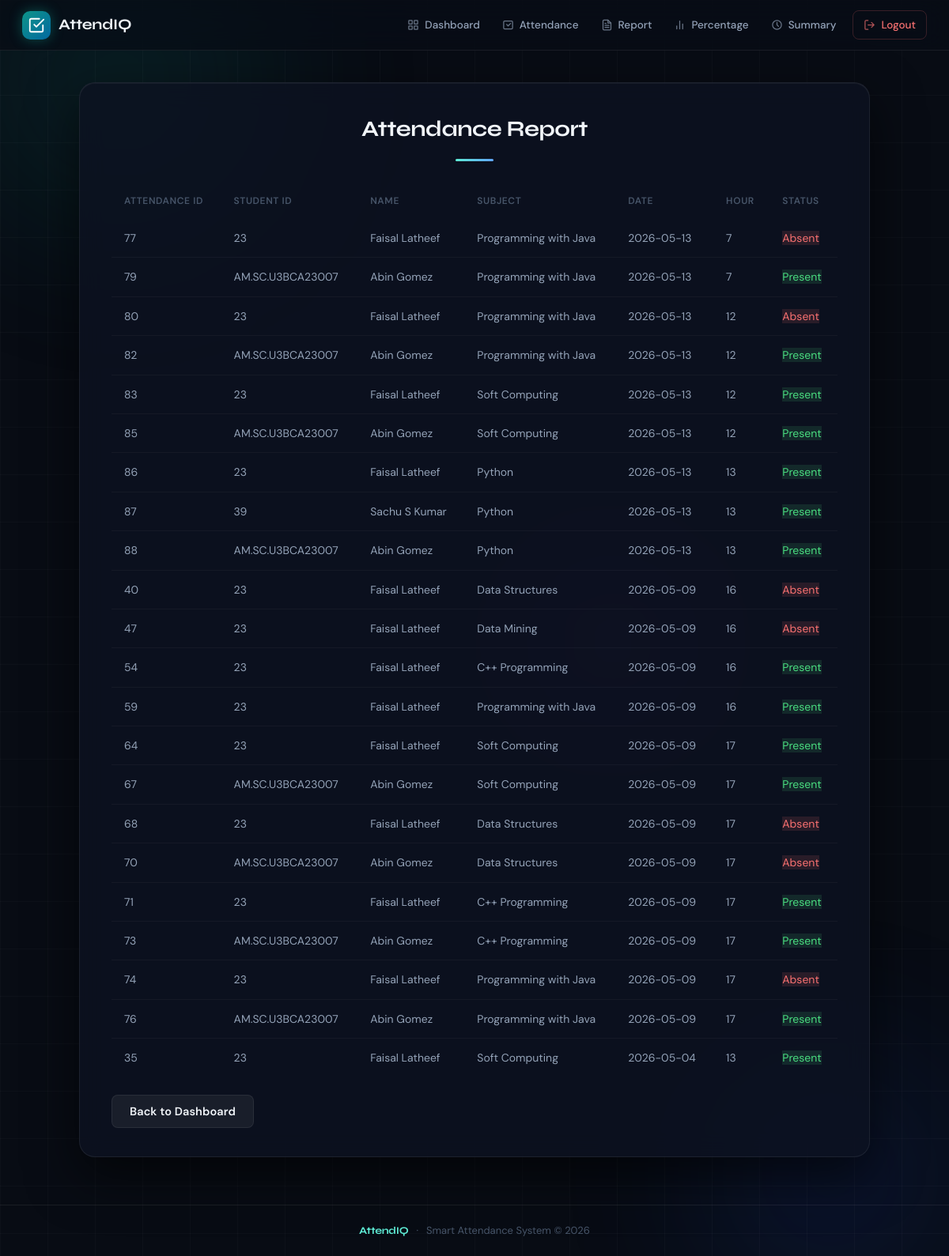
/view_attendance (signed in), run on the app's committed database.
### tables this page shows
CREATE TABLE attendance (
        attendance_id INTEGER PRIMARY KEY AUTOINCREMENT,
        student_id TEXT NOT NULL,
        subject_id TEXT NOT NULL,
        date TEXT NOT NULL,
        hour INTEGER NOT NULL,
        status TEXT NOT NULL
    );

CREATE TABLE students (
        student_id TEXT PRIMARY KEY,
        full_name TEXT NOT NULL,
        department TEXT NOT NULL,
        semester INTEGER NOT NULL,
        email TEXT NOT NULL,
        password_hash TEXT NOT NULL
    );

CREATE TABLE subjects (
        subject_id TEXT PRIMARY KEY,
        subject_name TEXT NOT NULL,
        department TEXT NOT NULL,
        semester INTEGER NOT NULL
    );

### routes/attendance_routes.py (the view)
@attendance.route("/view_attendance")
def view_attendance():
    if "admin" not in session:
        return redirect("/login")
    conn = get_connection()
    cursor = conn.cursor()
    cursor.execute("""
        SELECT
            a.attendance_id,
            s.student_id,
            s.full_name,
            sub.subject_name,
            a.date,
            a.hour,
            a.status
        FROM attendance a
        JOIN students s
            ON a.student_id = s.student_id
        JOIN subjects sub
            ON a.subject_id = sub.subject_id
        ORDER BY a.date DESC
        """)
    records = cursor.fetchall()
    conn.close()
    return render_template(
        "view_attendance.html",
        records=records
    )

### app.py (called while the page is built)
@app.after_request
def add_no_cache_headers(response):
    response.headers["Cache-Control"] = (
        "no-store, no-cache, must-revalidate, max-age=0"
    )
    response.headers["Pragma"] = "no-cache"
    response.headers["Expires"] = "0"
    return response

### database/db.py (called while the page is built)
def get_connection():
    base_dir = os.path.dirname(os.path.abspath(__file__))
    db_path = os.path.join(base_dir, DB_NAME)
    return sqlite3.connect(db_path)

### templates/view_attendance.html
{% extends "base.html" %}
{% block content %}
<h2>Attendance Report</h2>
<table>
<tr>
<th>Attendance ID</th>
<th>Student ID</th>
<th>Name</th>
<th>Subject</th>
<th>Date</th>
<th>Hour</th>
<th>Status</th>
</tr>
{% for row in records %}
<tr>
<td>{{ row[0] }}</td>
<td>{{ row[1] }}</td>
<td>{{ row[2] }}</td>
<td>{{ row[3] }}</td>
<td>{{ row[4] }}</td>
<td>{{ row[5] }}</td>
<td>
{% if row[6] == "Present" %}
<span class="status-present">
Present
</span>
{% else %}
<span class="status-absent">
Absent
</span>
{% endif %}
</td>
</tr>
{% endfor %}
</table>
<a href="/dashboard">
<button class="secondary">
Back to Dashboard
</button>
</a>
{% endblock %}

### static/styles.css (style rules this page uses)
:root { --bg: #080c14; --surface: #0d1221; --surface-2: #111827; --border: rgba(255,255,255,0.07); --border-hover:rgba(255,255,255,0.14); --accent: #5eead4; --accent-dim: rgba(94,234,212,0.12); --accent-glow: rgba(94,234,212,0.35); --blue: #60a5fa; --blue-dim: rgba(96,165,250,0.12); --green: #4ade80; --green-dim: rgba(74,222,128,0.12); --red: #f87171; --red-dim: rgba(248,113,113,0.12); --yellow: #fbbf24; --text-primary: #f1f5f9; --text-secondary: #94a3b8; --text-muted: #475569; --font-display: 'Syne', sans-serif; --font-body: 'DM Sans', sans-serif; --radius-sm: 8px; --radius-md: 14px; --radius-lg: 20px; --nav-h: 64px; }
*, *::before, *::after { box-sizing: border-box; margin: 0; padding: 0; }
html { scroll-behavior: smooth; }
body { font-family: var(--font-body); font-size: 15px; line-height: 1.6; background: var(--bg); color: var(--text-primary); min-height: 100vh; display: flex; flex-direction: column; overflow-x: hidden; }
h1, h2, h3 { font-family: var(--font-display); letter-spacing: -0.5px; }
h2 { font-size: 28px; font-weight: 700; color: var(--text-primary); margin-bottom: 28px; text-align: center; position: relative; padding-bottom: 18px; }
h2::after { content: ''; position: absolute; bottom: 0; left: 50%; transform: translateX(-50%); width: 48px; height: 3px; background: linear-gradient(90deg, var(--accent), var(--blue)); border-radius: 99px; }
button, .btn { display: inline-flex; align-items: center; justify-content: center; gap: 8px; margin-top: 22px; padding: 11px 22px; border: none; border-radius: var(--radius-sm); background: linear-gradient(135deg, var(--accent) 0%, #22d3ee 100%); color: #052e2e; font-family: var(--font-body); font-size: 14.5px; font-weight: 600; cursor: pointer; transition: transform 0.2s, box-shadow 0.2s, opacity 0.2s; text-decoration: none; letter-spacing: 0.1px; }
button.secondary, .btn-secondary { background: rgba(255,255,255,0.06); border: 1px solid var(--border); color: var(--text-primary); box-shadow: none; }
table { width: 100%; border-collapse: collapse; }
th { padding: 13px 16px; text-align: left; font-size: 12px; font-weight: 600; text-transform: uppercase; letter-spacing: 0.6px; color: var(--text-muted); white-space: nowrap; }
td { padding: 13px 16px; font-size: 14px; color: var(--text-secondary); border-bottom: 1px solid rgba(255,255,255,0.04); }
tbody tr:last-child td { border-bottom: none; }
tbody tr { transition: background 0.15s; }
.status-present, .badge-present { color: var(--green); background: var(--green-dim); }
.status-absent, .badge-absent { color: var(--red); background: var(--red-dim); }

### data on the page
attendance: attendance_id "77", student_id "23", full_name "Faisal Latheef", subject_name "Programming with Java", date "2026-05-13", hour "7", status "Absent"
attendance: attendance_id "79", student_id "AM.SC.U3BCA23007", full_name "Abin Gomez", subject_name "Programming with Java", date "2026-05-13", hour "7", status "Present"
attendance: attendance_id "80", student_id "23", full_name "Faisal Latheef", subject_name "Programming with Java", date "2026-05-13", hour "12", status "Absent"
attendance: attendance_id "82", student_id "AM.SC.U3BCA23007", full_name "Abin Gomez", subject_name "Programming with Java", date "2026-05-13", hour "12", status "Present"
attendance: attendance_id "83", student_id "23", full_name "Faisal Latheef", subject_name "Soft Computing", date "2026-05-13", hour "12", status "Present"
attendance: attendance_id "85", student_id "AM.SC.U3BCA23007", full_name "Abin Gomez", subject_name "Soft Computing", date "2026-05-13", hour "12", status "Present"
attendance: attendance_id "86", student_id "23", full_name "Faisal Latheef", subject_name "Python", date "2026-05-13", hour "13", status "Present"
attendance: attendance_id "87", student_id "39", full_name "Sachu S Kumar", subject_name "Python", date "2026-05-13", hour "13", status "Present"
attendance: attendance_id "88", student_id "AM.SC.U3BCA23007", full_name "Abin Gomez", subject_name "Python", date "2026-05-13", hour "13", status "Present"
attendance: attendance_id "40", student_id "23", full_name "Faisal Latheef", subject_name "Data Structures", date "2026-05-09", hour "16", status "Absent"
attendance: attendance_id "47", student_id "23", full_name "Faisal Latheef", subject_name "Data Mining", date "2026-05-09", hour "16", status "Absent"
attendance: attendance_id "54", student_id "23", full_name "Faisal Latheef", subject_name "C++ Programming", date "2026-05-09", hour "16", status "Present"
attendance: attendance_id "59", student_id "23", full_name "Faisal Latheef", subject_name "Programming with Java", date "2026-05-09", hour "16", status "Present"
attendance: attendance_id "64", student_id "23", full_name "Faisal Latheef", subject_name "Soft Computing", date "2026-05-09", hour "17", status "Present"
attendance: attendance_id "67", student_id "AM.SC.U3BCA23007", full_name "Abin Gomez", subject_name "Soft Computing", date "2026-05-09", hour "17", status "Present"
attendance: attendance_id "68", student_id "23", full_name "Faisal Latheef", subject_name "Data Structures", date "2026-05-09", hour "17", status "Absent"
attendance: attendance_id "70", student_id "AM.SC.U3BCA23007", full_name "Abin Gomez", subject_name "Data Structures", date "2026-05-09", hour "17", status "Absent"
attendance: attendance_id "71", student_id "23", full_name "Faisal Latheef", subject_name "C++ Programming", date "2026-05-09", hour "17", status "Present"
attendance: attendance_id "73", student_id "AM.SC.U3BCA23007", full_name "Abin Gomez", subject_name "C++ Programming", date "2026-05-09", hour "17", status "Present"
attendance: attendance_id "74", student_id "23", full_name "Faisal Latheef", subject_name "Programming with Java", date "2026-05-09", hour "17", status "Absent"
attendance: attendance_id "76", student_id "AM.SC.U3BCA23007", full_name "Abin Gomez", subject_name "Programming with Java", date "2026-05-09", hour "17", status "Present"
attendance: attendance_id "35", student_id "23", full_name "Faisal Latheef", subject_name "Soft Computing", date "2026-05-04", hour "13", status "Present"
